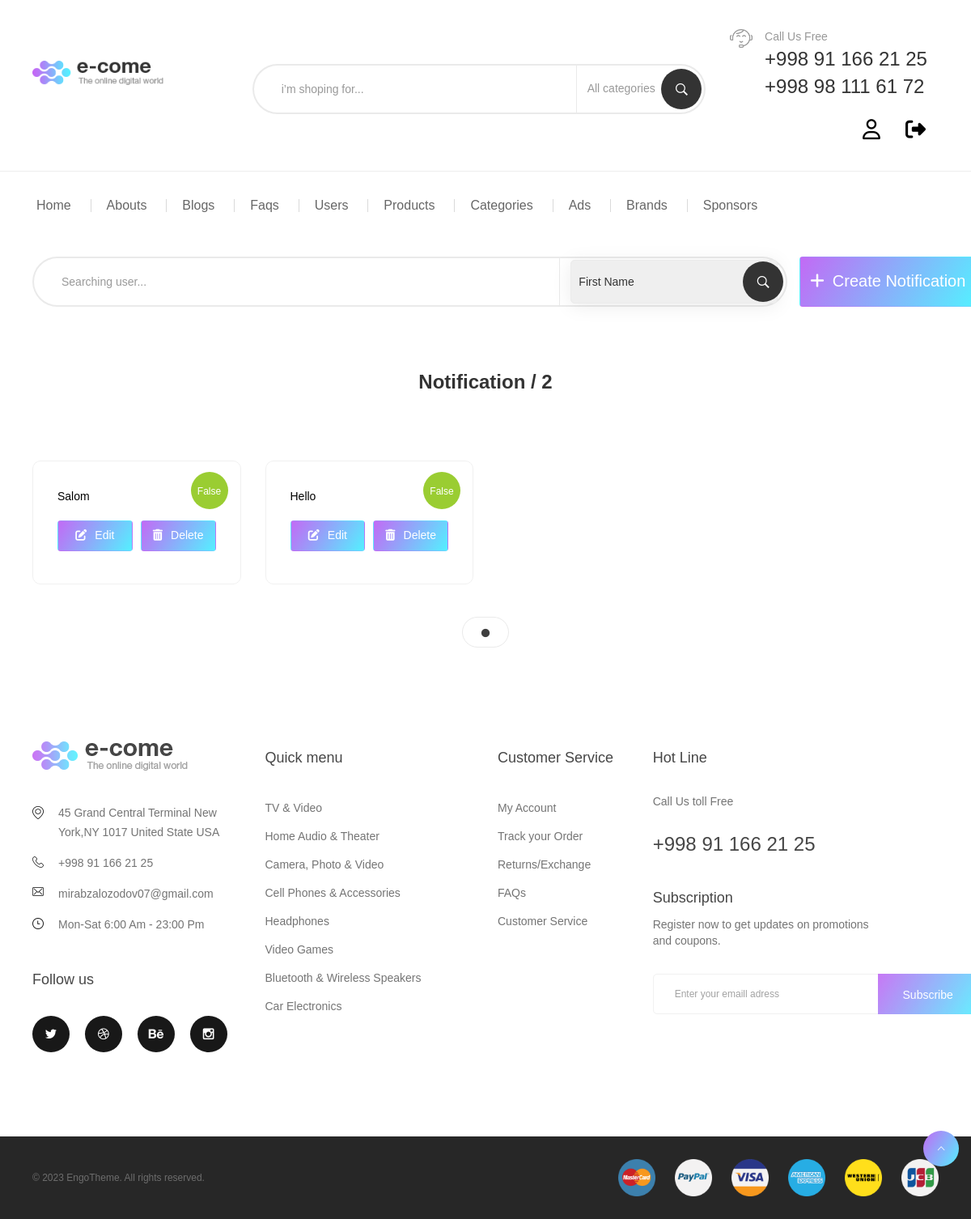
/notification/list/ (signed in), run on the app's committed database.
### notification/models.py (models this page shows, shortened)
class NotificationModel (models.Model):
    id = models.AutoField(name='id', primary_key=True)
    message = RichTextField(name='message', max_length=500)
    block = models.BooleanField(name='block', default=False)
    created_at = models.DateTimeField(name='created_at', auto_now_add=True)
    user = models.ForeignKey(
        'users.CustomUser',
        name='user',
        on_delete=models.CASCADE
    )

### notification/views.py (the view)
# urls.py: path('list/', NotificationListView.as_view(), name='notification_list'),
class NotificationListView (ListView):
    model = NotificationModel
    context_object_name = 'notifications'
    template_name = 'admin/notifications/notification_list.html'
    def dispatch(self, request: HttpRequest, *args: Any, **kwargs: Any) -> HttpResponse:
        if request.user.is_superuser:
            return super().dispatch(request, *args, **kwargs)
        return redirect('/404/')

### config/context-processors.py (called while the page is built)
def context (request):
    product_images = ProductImageModel.objects.filter(block=False)
    basket = BasketModel.objects.filter(is_delete=False).order_by('-created_at')
    all_categories = CategoryModel.objects.filter(block=False).order_by('-created_at')
    total_count = 0
    total_price = 0
    for i in basket:
        total_count = total_count + i.count
        total_price = total_price + i.price
    return {
        'basket': basket,
        'total_count': total_count,
        'total_price': total_price,
        'product_images': product_images,
        'all_categories': all_categories,
        'nav_categories': all_categories[:10],
    }

### templates/admin/notifications/notification_list.html (shortened to what this page needs)
{% extends 'admin/base.html' %}
{% load static %}
{% block content %}
<div class="container container-240">
    <div class="team">
        <div style="display: flex; align-items: center; margin-top: 30px;">
            <div class="col-lg-10 col-md-10 v-center header-search hidden-xs" style="padding: 0;">
                <form name="selected" method="POST">{% csrf_token %}
                    <input type="search" class="form-control" style="width: 100%;" placeholder="Searching user...">
                    <div class="search-panel" style="width: 260px;">
                        <select id="category" class="dropdown-category" style="margin: 0 10px 0 0; padding: 10px 5px;">
                            <option value="first_name">First Name</option>
                        </select>
                    </div>
                    <span class="input-group-btn">
                        <button type="submit" class="button_search" type="button"><i
                                class="ion-ios-search-strong"></i></button>
                    </span>
                </form>
            </div>
            <div class="col-lg-2 col-md-2 v-center">
                <a href="{% url 'notification_create' %}">
                    <button class="btn btn-submit btn-gradient" style="font-size: 20px; height: 62px;">
                        <i class="fa-solid fa-plus" style="font-size: 20px; margin-right: 10px;"></i>Create Notification
                    </button>
                </a>
            </div>
        </div>
        <h1 class="about-title v3 spc text-center">Notification / {{ notifications|length }}</h1>
        <div class="releases v2" style="padding-top: 0;">
            <div class="tab-content">
                <div id="tv2" class="tab-pane fade in active">
                    <div class="js-multiple-row2">
                        {% for i in notifications %}
                        <div class="product-item">
                            <div class="pd-bd product-inner">
                                <div class="product-img">
                                    {% if i.block %}
                                    <div class="ribbon-price red"><span>{{i.block}}</span></div>
                                    {% else %}
                                    <div class="ribbon-price" style="background: yellowgreen !important;">
                                        <span>{{i.block}}</span></div>
                                    {% endif %}
                                </div>
                                <div class="product-info">
                                    <div class="element-list element-list-middle">
                                        <h3 class="product-title">
                                            <a href="{% url 'notification_detail' i.pk %}">{{i.message}}</a>
                                        </h3>
                                    </div>
                                    <div class="flex" style="gap: 10px;">
                                        <a href="{% url 'notification_update' i.pk %}" style="width: 100%;">
                                            <button class="btn btn-submit btn-gradient"
                                                style="width: 100%; padding: 8px; margin: 10px 0; font-size: 14px;">
                                                <i class="fa-solid fa-pen-to-square"
                                                    style="font-size: 14px; margin-right: 10px;"></i>Edit
                                            </button>
                                        </a>
                                        <a href="{% url 'notification_delete' i.pk %}" style="width: 100%;">
                                            <button class="btn btn-submit btn-gradient"
                                                style="width: 100%; padding: 8px; margin: 10px 0; font-size: 14px;">
                                                <i class="fa-solid fa-trash-can"
                                                    style="font-size: 14px; margin-right: 10px;"></i>Delete
                                            </button>
                                        </a>
                                    </div>
                                </div>
                            </div>
                        </div>
                        {% endfor %}
                    </div>
                </div>
            </div>
        </div>
    </div>
</div>
{% endblock %}

### static/css/utils.css (style rules this page uses)
select { width: 100%; height: 54px; padding-left: 33px; margin-bottom: 30px; border-radius: 999px; border: 1px solid #eaeaea; }

### data on the page
NotificationModel: block "False", message "Salom"
NotificationModel: block "False", message "Hello"

### other printed values
{{ notifications|length }} "2"
